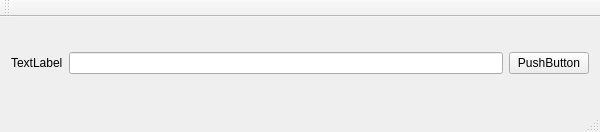
<?xml version="1.0" encoding="UTF-8"?>
<ui version="4.0">
 <class>MainWindow</class>
 <widget class="QMainWindow" name="MainWindow">
  <property name="geometry">
   <rect>
    <x>0</x>
    <y>0</y>
    <width>600</width>
    <height>132</height>
   </rect>
  </property>
  <property name="windowTitle">
   <string>MainWindow</string>
  </property>
  <widget class="QWidget" name="centralWidget">
   <layout class="QGridLayout" name="gridLayout">
    <item row="0" column="0">
     <widget class="QLabel" name="label">
      <property name="text">
       <string>TextLabel</string>
      </property>
     </widget>
    </item>
    <item row="0" column="1">
     <widget class="QLineEdit" name="lineEdit"/>
    </item>
    <item row="0" column="2">
     <widget class="QPushButton" name="pushButton">
      <property name="text">
       <string>PushButton</string>
      </property>
     </widget>
    </item>
   </layout>
  </widget>
  <widget class="QMenuBar" name="menuBar">
   <property name="geometry">
    <rect>
     <x>0</x>
     <y>0</y>
     <width>600</width>
     <height>32</height>
    </rect>
   </property>
  </widget>
  <widget class="QToolBar" name="mainToolBar">
   <attribute name="toolBarArea">
    <enum>TopToolBarArea</enum>
   </attribute>
   <attribute name="toolBarBreak">
    <bool>false</bool>
   </attribute>
  </widget>
  <widget class="QStatusBar" name="statusBar"/>
 </widget>
 <layoutdefault spacing="6" margin="11"/>
 <resources/>
 <connections/>
</ui>
